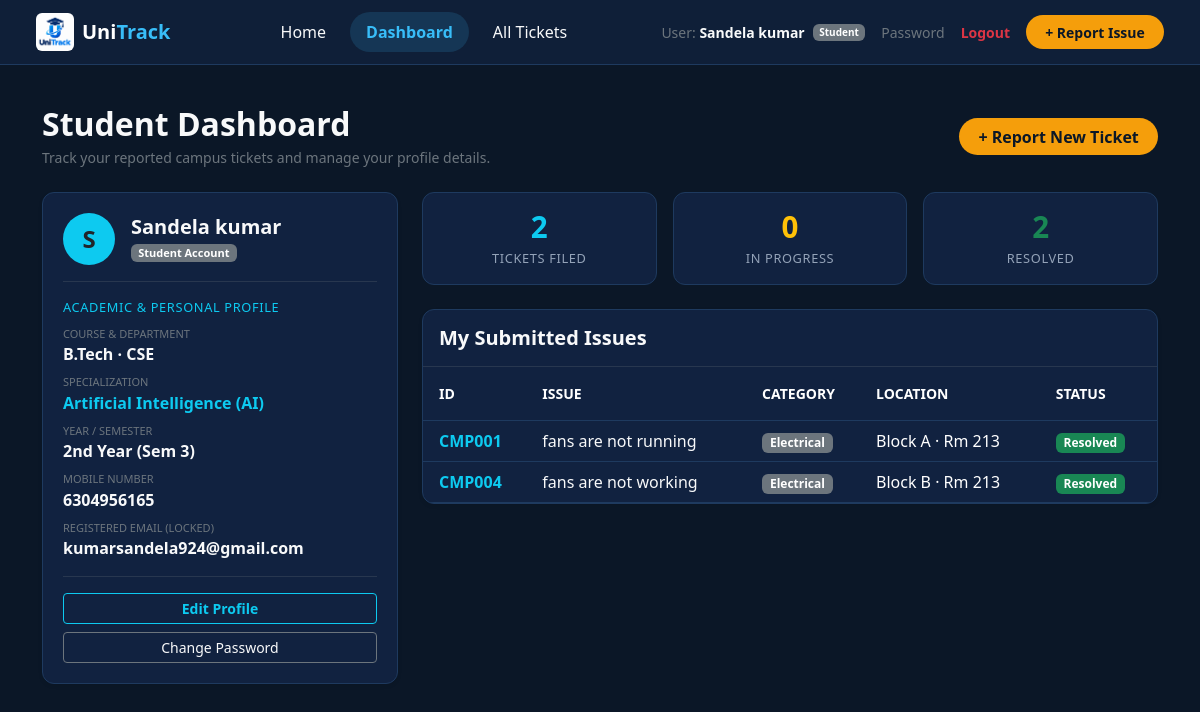
The app's page /student_dashboard (signed in) with its own data.
### app.py (models this page shows, shortened)
class User(UserMixin, db.Model):
    __tablename__ = 'users'
    id = db.Column(db.Integer, primary_key=True)
    username = db.Column(db.String(100), unique=True, nullable=False)  # Full Student Name / Staff Handle
    course = db.Column(db.String(50), nullable=True)                  # B.Tech, BCA, MCA, etc.
    department = db.Column(db.String(50), nullable=True)              # CSE, ECE, Mechanical, etc.
    specialization = db.Column(db.String(80), nullable=True)          # AI, AIML, Data Science, etc.
    year_semester = db.Column(db.String(50), nullable=True)           # e.g., 2nd Year (Sem 3)
    mobile_no = db.Column(db.String(15), nullable=True)               # 10-digit phone
    email = db.Column(db.String(120), unique=True, nullable=False)
    password_hash = db.Column(db.String(200), nullable=False)
    role = db.Column(db.String(30), default='Student')                # Student, Department, Admin
    department_name = db.Column(db.String(50), nullable=True)         # For Maintenance Staff accounts

class Complaint(db.Model):
    __tablename__ = 'complaints'
    id = db.Column(db.Integer, primary_key=True)
    complaint_id = db.Column(db.String(20), unique=True, nullable=False)
    student_name = db.Column(db.String(100), nullable=False)
    student_email = db.Column(db.String(120), nullable=True)
    department = db.Column(db.String(50), nullable=False)            # Course / Dept Info
    building = db.Column(db.String(50), nullable=False)
    room_no = db.Column(db.String(20), nullable=False)
    category = db.Column(db.String(50), nullable=False)              # Maintenance Category
    priority = db.Column(db.String(20), default='Medium')
    problem = db.Column(db.Text, nullable=False)
    status = db.Column(db.String(30), default='Pending')
    date = db.Column(db.String(20), default=lambda: datetime.utcnow().strftime('%Y-%m-%d'))
    created_at = db.Column(db.DateTime, default=datetime.utcnow)
    maintenance = db.relationship('Maintenance', backref='complaint', uselist=False, cascade='all, delete-orphan')

### app.py (the view)
@app.route('/student/dashboard')
@app.route('/student_dashboard')
@login_required
def student_dashboard():
    my_complaints = Complaint.query.filter_by(student_name=current_user.username).order_by(Complaint.id.asc()).all()
    return render_template('student_dashboard.html', my_complaints=my_complaints)

### app.py (called while the page is built)
@login_manager.user_loader
def load_user(user_id):
    return User.query.get(int(user_id))

### templates/student_dashboard.html (shortened to what this page needs)
{% extends 'base.html' %}
{% block content %}
<div class="container py-4">
    <div class="d-flex justify-content-between align-items-center mb-4">
        <div>
            <h2 class="fw-bold mb-1 text-light">Student Dashboard</h2>
            <p class="text-secondary small mb-0">Track your reported campus tickets and manage your profile details.</p>
        </div>
        <a href="{{ url_for('report_problem') }}" class="btn-issue text-decoration-none">+ Report New Ticket</a>
    </div>
    <div class="row g-4 mb-4">
        <div class="col-lg-4 col-md-5">
            <div class="kpi-card shadow-sm h-100">
                <div class="d-flex align-items-center mb-3 pb-3 border-bottom border-secondary border-opacity-25">
                    <div class="rounded-circle bg-info text-dark d-flex align-items-center justify-content-center fw-bold fs-4 me-3" style="width: 52px; height: 52px;">
                        {{ current_user.username[:1]|upper }}
                    </div>
                    <div>
                        <h5 class="fw-bold text-light mb-0">{{ current_user.username }}</h5>
                        <span class="badge bg-secondary" style="font-size: 11px;">Student Account</span>
                    </div>
                </div>
                <div class="kpi-label mb-2 text-info">Academic & Personal Profile</div>
                <div class="mb-2">
                    <small class="text-secondary d-block" style="font-size: 11px; text-transform: uppercase;">Course & Department</small>
                    <span class="text-light fw-semibold">{{ current_user.course }} &middot; {{ current_user.department }}</span>
                </div>
                {% if current_user.department == 'CSE' and current_user.specialization and current_user.specialization != 'None' %}
                <div class="mb-2">
                    <small class="text-secondary d-block" style="font-size: 11px; text-transform: uppercase;">Specialization</small>
                    <span class="text-info fw-semibold">{{ current_user.specialization }}</span>
                </div>
                {% endif %}
                <div class="mb-2">
                    <small class="text-secondary d-block" style="font-size: 11px; text-transform: uppercase;">Year / Semester</small>
                    <span class="text-light fw-semibold">{{ current_user.year_semester or 'Not Specified' }}</span>
                </div>
                <div class="mb-2">
                    <small class="text-secondary d-block" style="font-size: 11px; text-transform: uppercase;">Mobile Number</small>
                    <span class="text-light fw-semibold">{{ current_user.mobile_no or 'Not Provided' }}</span>
                </div>
                <div class="mb-3">
                    <small class="text-secondary d-block" style="font-size: 11px; text-transform: uppercase;">Registered Email (Locked)</small>
                    <span class="text-light fw-semibold">{{ current_user.email }}</span>
                </div>
                <div class="pt-3 border-top border-secondary border-opacity-25 d-flex flex-column gap-2">
                    <button type="button" class="btn btn-outline-info btn-sm w-100 fw-bold" data-bs-toggle="modal" data-bs-target="#editProfileModal">
                        Edit Profile
                    </button>
                    <a href="{{ url_for('change_password') }}" class="btn btn-outline-secondary btn-sm w-100 text-light">
                        Change Password
                    </a>
                </div>
            </div>
        </div>
        <div class="col-lg-8 col-md-7">
            <div class="row g-3 mb-4">
                <div class="col-4">
                    <div class="kpi-card text-center py-3">
                        <div class="kpi-num text-info">{{ my_complaints|length }}</div>
                        <div class="kpi-label">Tickets Filed</div>
                    </div>
                </div>
                <div class="col-4">
                    <div class="kpi-card text-center py-3">
                        <div class="kpi-num text-warning">
                            {{ my_complaints|selectattr('status', 'equalto', 'In Progress')|list|length }}
                        </div>
                        <div class="kpi-label">In Progress</div>
                    </div>
                </div>
                <div class="col-4">
                    <div class="kpi-card text-center py-3">
                        <div class="kpi-num text-success">
                            {{ my_complaints|selectattr('status', 'equalto', 'Resolved')|list|length }}
                        </div>
                        <div class="kpi-label">Resolved</div>
                    </div>
                </div>
            </div>
            <div class="kpi-card p-0 overflow-hidden shadow-sm">
                <div class="p-3 border-bottom border-secondary border-opacity-25">
                    <h5 class="fw-bold mb-0 text-light">My Submitted Issues</h5>
                </div>
                <div class="table-responsive">
                    <table class="table table-dark table-hover align-middle mb-0" style="background: transparent;">
                        <thead>
                            <tr class="text-secondary small text-uppercase">
                                <th class="ps-3 py-3">ID</th>
                                <th class="py-3">Issue</th>
                                <th class="py-3">Category</th>
                                <th class="py-3">Location</th>
                                <th class="py-3">Status</th>
                            </tr>
                        </thead>
                        <tbody>
                            {% if my_complaints %}
                                {% for c in my_complaints %}
                                <tr>
                                    <td class="ps-3 fw-bold text-info">{{ c.complaint_id }}</td>
                                    <td><span class="text-light">{{ c.problem }}</span></td>
                                    <td><span class="badge bg-secondary">{{ c.category }}</span></td>
                                    <td>{{ c.building }} &middot; Rm {{ c.room_no }}</td>
                                    <td>
                                        <span class="badge {% if c.status == 'Resolved' %}bg-success{% elif c.status == 'In Progress' %}bg-warning text-dark{% else %}bg-secondary{% endif %}">
                                            {{ c.status }}
                                        </span>
                                    </td>
                                </tr>
                                {% endfor %}
                            {% else %}
                                <tr>
                                    <td colspan="5" class="text-center py-4 text-secondary">You haven't reported any issues yet.</td>
                                </tr>
                            {% endif %}
                        </tbody>
                    </table>
                </div>
            </div>
        </div>
    </div>
</div>
{% endblock %}

### templates/base.html (shortened to what this page needs)
<!DOCTYPE html>
<html lang="en">
<head>
    <link href="https://cdn.jsdelivr.net/npm/bootstrap@5.3.2/dist/css/bootstrap.min.css" rel="stylesheet">
</head>
<body>
    <nav class="navbar navbar-expand-lg navbar-dark navbar-custom px-4 py-2 sticky-top">
        <div class="container-fluid">
            <a class="navbar-brand fw-bold d-flex align-items-center gap-2 text-decoration-none" href="{{ url_for('home') }}">
                <img src="{{ url_for('static', filename='logo.png') }}"
                     alt="UniTrack Logo"
                     style="height: 38px; width: 38px; object-fit: contain; border-radius: 6px;">
                <span class="fs-5 lh-1">
                    <span style="color: #ffffff;">Uni</span><span style="color: #38bdf8;">Track</span>
                </span>
            </a>
            <div class="collapse navbar-collapse" id="navContent">
                <ul class="navbar-nav mx-auto mb-2 mb-lg-0 gap-2">
                    <li class="nav-item">
                        <a class="nav-link text-light px-3 rounded-pill {% if request.endpoint == 'home' %}active-link{% endif %}" href="{{ url_for('home') }}">
                            Home
                        </a>
                    </li>
                    {% if current_user.is_authenticated %}
                        <li class="nav-item">
                            {% if current_user.role == 'Admin' %}
                                <a class="nav-link text-light px-3 rounded-pill {% if request.endpoint == 'admin_portal' %}active-link{% endif %}" href="{{ url_for('admin_portal') }}">
                                    Dashboard
                                </a>
                            {% elif current_user.role == 'Department' %}
                                <a class="nav-link text-light px-3 rounded-pill {% if request.endpoint == 'department_portal' %}active-link{% endif %}" href="{{ url_for('department_portal') }}">
                                    Dashboard
                                </a>
                            {% else %}
                                <a class="nav-link text-light px-3 rounded-pill {% if request.endpoint == 'student_dashboard' %}active-link{% endif %}" href="{{ url_for('student_dashboard') }}">
                                    Dashboard
                                </a>
                            {% endif %}
                        </li>
                        {% if current_user.role != 'Admin' %}
                        <li class="nav-item">
                            <a class="nav-link text-light px-3 rounded-pill {% if request.endpoint == 'browse_problems' %}active-link{% endif %}" href="{{ url_for('browse_problems') }}">
                                All Tickets
                            </a>
                        </li>
                        {% endif %}
                    {% endif %}
                </ul>
                <div class="d-flex align-items-center gap-3">
                    {% if current_user.is_authenticated %}
                        <div class="d-flex align-items-center gap-2">
                            <span class="text-secondary small">User: <strong class="text-light">{{ current_user.username }}</strong></span>
                            <span class="badge bg-secondary" style="font-size: 10px;">{{ current_user.role }}</span>
                        </div>
                        <a href="{{ url_for('change_password') }}" class="text-secondary text-decoration-none small">Password</a>
                        <a href="{{ url_for('logout') }}" class="text-danger text-decoration-none small fw-bold">Logout</a>
                        {% if current_user.role == 'Student' %}
                            <a href="{{ url_for('report_problem') }}" class="btn btn-issue btn-sm text-decoration-none">+ Report Issue</a>
                        {% endif %}
                    {% else %}
                        <a href="{{ url_for('login') }}" class="btn btn-sm btn-outline-light rounded-pill px-3">Sign In</a>
                        <a href="{{ url_for('register') }}" class="btn btn-sm btn-primary rounded-pill px-3">Register</a>
                    {% endif %}
                </div>
            </div>
        </div>
    </nav>
    <main>
        {% block content %}{% endblock %}
    </main>
</body>
</html>

### templates/base.html (style rules this page uses)
body { background-color: #0b1727; color: #f8fafc; font-family: system-ui, -apple-system, BlinkMacSystemFont, 'Segoe UI', Roboto, Oxygen, Ubuntu, Cantarell, sans-serif; min-height: 100vh; }
.navbar-custom { background-color: #0f1f38 !important; border-bottom: 1px solid #1e3a5f; }
.kpi-card { background: #112240; border: 1px solid #1e3a5f; border-radius: 12px; padding: 1.25rem; transition: transform 0.2s ease, border-color 0.2s ease; }
.kpi-num { font-size: 1.85rem; font-weight: 700; line-height: 1.2; }
.kpi-label { font-size: 0.8rem; text-transform: uppercase; letter-spacing: 0.05em; color: #94a3b8; margin-top: 0.25rem; }
.table-dark { --bs-table-bg: transparent; --bs-table-striped-bg: rgba(255, 255, 255, 0.02); --bs-table-hover-bg: rgba(255, 255, 255, 0.05); border-color: #1e3a5f; }
.btn-issue { background-color: #f59e0b; color: #0b1727; font-weight: 600; border-radius: 9999px; padding: 0.4rem 1.2rem; transition: background-color 0.2s ease; border: none; }
.nav-link.active-link { background-color: rgba(56, 189, 248, 0.15); color: #38bdf8 !important; font-weight: 600; }

### records on screen
User: username "Sandela kumar", role "Student", username "S", course "B.Tech", department "CSE", specialization "Artificial Intelligence (AI)", year_semester "2nd Year (Sem 3)", mobile_no "6304956165", email "kumarsandela924@gmail.com"
Complaint: complaint_id "CMP001", problem "fans are not running", category "Electrical", building "Block A", room_no "213", status "Resolved"
Complaint: complaint_id "CMP004", problem "fans are not working", category "Electrical", building "Block B", room_no "213", status "Resolved"

### other values on screen
{{ my_complaints|length }} "2"
{{ my_complaints|selectattr('status', 'equalto', 'Resolved')|list|length }} "2"
